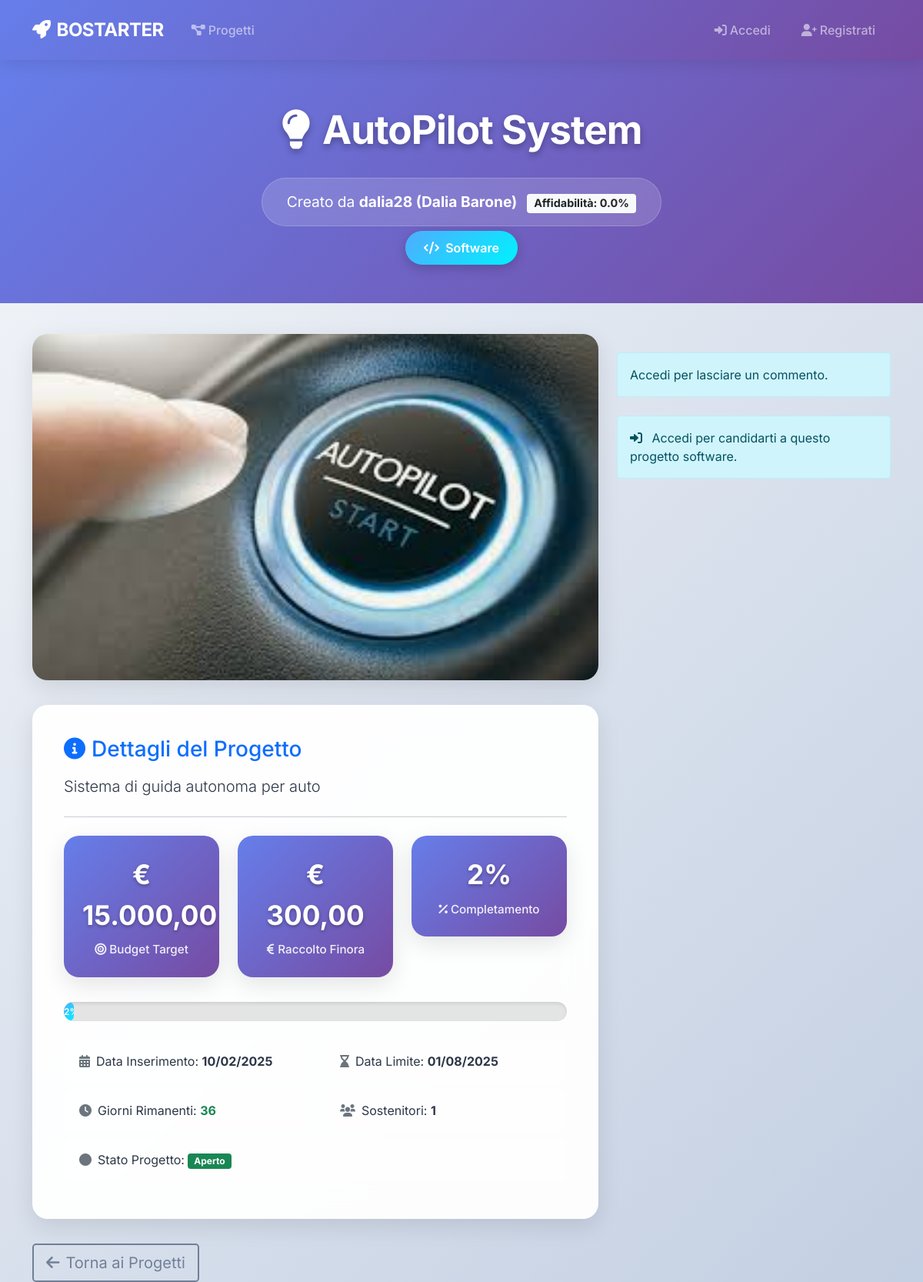
/public/project_detail.php?name=AutoPilot+System, run on the app's committed database.
### tables this page shows
CREATE TABLE PROGETTO(
    Nome                VARCHAR(100) PRIMARY KEY,
    Descrizione         TEXT NOT NULL,
    Data_Inserimento    DATE NOT NULL,
    Stato               ENUM('aperto', 'chiuso')NOT NULL DEFAULT 'aperto',
    Budget              DECIMAL(10,2) NOT NULL,
    Data_Limite         DATE NOT NULL,
    Tipo                ENUM('Hardware', 'Software') NOT NULL,
    Email_Creatore      VARCHAR(100) NOT NULL,
    FOREIGN KEY (Email_Creatore) REFERENCES CREATORE(Email) ON DELETE CASCADE
);

CREATE TABLE UTENTE(
    Email               VARCHAR(100) PRIMARY KEY,
    Nickname            VARCHAR(50) UNIQUE NOT NULL,
    Password            VARCHAR(255) NOT NULL,
    Nome                VARCHAR(50) NOT NULL,
    Cognome             VARCHAR(50) NOT NULL,
    Anno_Di_Nascita     DATE NOT NULL,
    Luogo_Di_Nascita    VARCHAR(100) NOT NULL
);

CREATE TABLE CREATORE (
    Email           VARCHAR(100) PRIMARY KEY,
    Nr_Progetti     INT DEFAULT 0,
    Affidabilita    FLOAT DEFAULT 0,
    FOREIGN KEY (Email) REFERENCES UTENTE(Email) ON DELETE CASCADE
);

### public/project_detail.php (the view, shortened to what the rows shown need)
<?php
require_once '../config/database.php';
function formatCurrency($amount) {
    return '€ ' . number_format($amount, 2, ',', '.');
}
$nomeProgetto = $_GET['name'];
$db = Database::getInstance();
$sql = "
    SELECT
        p.Nome,
        p.Descrizione,
        p.Data_Inserimento,
        p.Stato,
        p.Budget,
        p.Data_Limite,
        p.Tipo,
        u.Nickname AS CreatoreNickname,
        u.Nome AS CreatoreNome,
        u.Cognome AS CreatoreCognome,
        c.Affidabilita,
        COALESCE(SUM(f.Importo), 0) AS Totale_Finanziato,
        COUNT(DISTINCT f.Email_Utente) AS Num_Finanziatori,
        (SELECT percorso FROM FOTO WHERE Nome_Progetto = p.Nome LIMIT 1) AS Foto,
        DATEDIFF(p.Data_Limite, CURDATE()) AS Giorni_Rimanenti
    FROM PROGETTO p
    JOIN CREATORE c ON p.Email_Creatore = c.Email
    JOIN UTENTE u ON c.Email = u.Email
    LEFT JOIN FINANZIAMENTO f ON p.Nome = f.Nome_Progetto
    LEFT JOIN FOTO foto ON p.Nome = foto.Nome_Progetto
    WHERE p.Nome = ?
    GROUP BY p.Nome, p.Descrizione, p.Data_Inserimento, p.Stato, p.Budget, p.Data_Limite, p.Tipo, CreatoreNickname, CreatoreNome, CreatoreCognome, c.Affidabilita, foto.percorso
";
$progetto = $db->fetchOne($sql, [$nomeProgetto]);
$percentuale = $progetto['Budget'] > 0 ? round($progetto['Totale_Finanziato'] / $progetto['Budget'] * 100, 1) : 0;
$statoClasse = ($progetto['Stato'] === 'aperto' && $progetto['Giorni_Rimanenti'] > 0 && $percentuale < 100) ? 'success' : 'secondary';
?>
<!DOCTYPE html>
<html lang="it">
<head>
    <link href="https://cdn.jsdelivr.net/npm/bootstrap@5.1.3/dist/css/bootstrap.min.css" rel="stylesheet">
    <link href="https://cdnjs.cloudflare.com/ajax/libs/font-awesome/6.0.0/css/all.min.css" rel="stylesheet">
</head>
<body>
<div class="project-header">
    <div class="container text-center">
        <h1 class="project-title"><i class="fas fa-lightbulb me-3"></i><?= htmlspecialchars($progetto['Nome']) ?></h1>
        <div class="creator-info">
            Creato da
            <strong>
                <?= htmlspecialchars($progetto['CreatoreNickname']) ?>
                (<?= htmlspecialchars($progetto['CreatoreNome'] ?? '') . ' ' . htmlspecialchars($progetto['CreatoreCognome'] ?? '') ?>)
            </strong>
            <span class="badge bg-light text-dark ms-2">
                Affidabilità: <?= number_format($progetto['Affidabilita'] * 100, 1) ?>%
            </span>
        </div>
        <br>
        <span class="type-badge">
            <i class="fas fa-<?= $progetto['Tipo'] === 'Hardware' ? 'microchip' : 'code' ?> me-1"></i>
            <?= htmlspecialchars($progetto['Tipo']) ?>
        </span>
    </div>
</div>
<div class="container">
    <div class="row">
        <div class="col-lg-8">
            <div class="project-details-card fade-in-up">
                <h3 class="mb-3 text-primary"><i class="fas fa-info-circle me-2"></i>Dettagli del Progetto</h3>
                <p class="lead"><?= nl2br(htmlspecialchars($progetto['Descrizione'])) ?></p>
                <hr class="my-4">
                <div class="row text-center">
                    <div class="col-md-4">
                        <div class="stat-box">
                            <div class="value"><?= formatCurrency($progetto['Budget']) ?></div>
                            <div class="label"><i class="fas fa-bullseye me-1"></i>Budget Target</div>
                        </div>
                    </div>
                    <div class="col-md-4">
                    </div>
                    <div class="col-md-4">
                    </div>
                </div>
                <div class="progress mt-3">
                    <div class="progress-bar bg-<?= $statoClasse ?>" role="progressbar"
                         style="width: <?= $percentuale ?>%;"
                         aria-valuenow="<?= $percentuale ?>" aria-valuemin="0" aria-valuemax="100">
                    </div>
                </div>
                <div class="row mt-4">
                    <div class="col-md-6">
                        <div class="info-row">
                            <i class="fas fa-calendar-alt me-2 text-muted"></i>Data Inserimento: <strong><?= date('d/m/Y', strtotime($progetto['Data_Inserimento'])) ?></strong>
                        </div>
                    </div>
                    <div class="col-md-6">
                        <div class="info-row">
                            <i class="fas fa-hourglass-end me-2 text-muted"></i>Data Limite: <strong><?= date('d/m/Y', strtotime($progetto['Data_Limite'])) ?></strong>
                        </div>
                    </div>
                    <div class="col-md-6">
                    </div>
                    <div class="col-md-6">
                    </div>
                    <div class="col-12">
                        <div class="info-row">
                            <i class="fas fa-circle me-2 text-muted"></i>Stato Progetto:
                            <span class="badge bg-<?= $statoClasse ?>"><?= ucfirst($progetto['Stato']) ?></span>
                        </div>
                    </div>
                </div>
            </div>
        </div>
    </div>
</div>
</body>
</html>

### data on the page
progetto: Nome "AutoPilot System", utente.Nickname "dalia28", utente.Nome "Dalia", utente.Cognome "Barone", $progetto['Affidabilita']*100 "0.0", Tipo "Software", Descrizione "Sistema di guida autonoma per auto", Budget "€ 15.000,00", Data_Inserimento "10/02/2025", Data_Limite "01/08/2025", Stato "Aperto"

### other printed values
formatCurrency($progetto['Totale_Finanziato']) "€ 300,00"
$percentuale "2"
$progetto['Giorni_Rimanenti'] "36"
$progetto['Num_Finanziatori'] "1"
